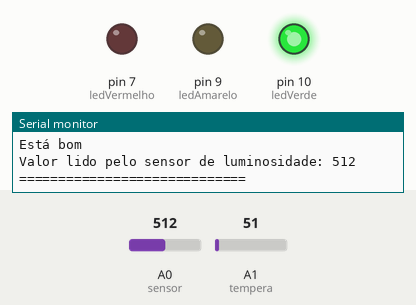
A sketch run on a simulated Arduino Uno, built with avr-gcc and run on an emulated ATmega328P. Shown: output pins drawn as LEDs (lit = HIGH), the last lines printed to the serial monitor. The test bench sets the inputs (shaded band); at power-on: A0 (sensor) = 512, A1 (tempera) = 51.

Above: at 4.8 s.
4.9 s: A0 (sensor) set to 534
9.9 s: A0 (sensor) set to 558
At 13.4 s:
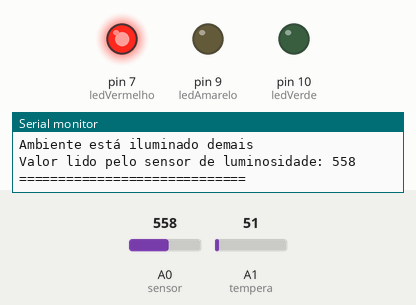
14.9 s: A0 (sensor) set to 440
At 17.0 s:
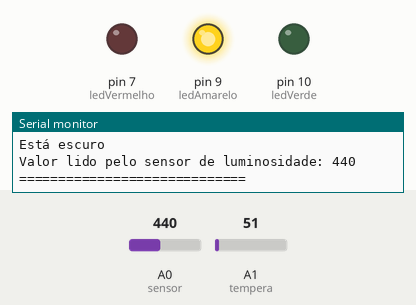
27.9 s: A0 (sensor) set to 465
At 29.2 s:
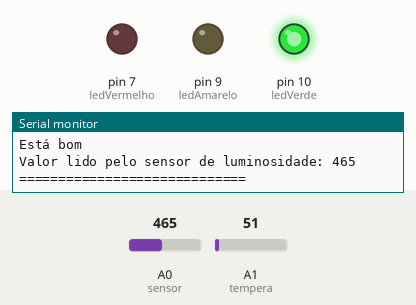
32.9 s: A0 (sensor) set to 559
At 37.2 s:
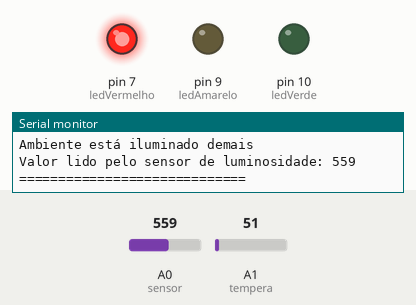
Timing chart, 0 to 38.7 s (numbered marks = the images above; inputs shaded):
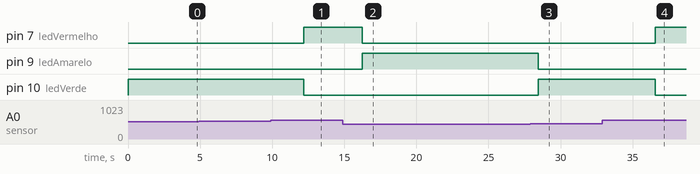

The sketch:

mainTemp.ino
```cpp
#include <Arduino.h>

int valorSensor;
int sensor = 0;

int valorTemp;
int tempera = 1;

int ledVermelho = 7;
int ledAmarelo = 9;
int ledVerde = 10;

void setup() {
  pinMode(ledVermelho, OUTPUT);
  pinMode(ledAmarelo, OUTPUT);
  pinMode(ledVerde, OUTPUT);
  Serial.begin(9600);
}

void loop() {
  valorSensor = analogRead(sensor);

  Serial.println("=============================");

  if (valorSensor < 450) {
    digitalWrite(ledAmarelo, HIGH);
    digitalWrite(ledVermelho, LOW);
    digitalWrite(ledVerde, LOW);
    Serial.println("Está escuro");
  } else if (valorSensor >= 450 && valorSensor < 549) {
    digitalWrite(ledVerde, HIGH);
    digitalWrite(ledVermelho, LOW);
    digitalWrite(ledAmarelo, LOW);
    Serial.println("Está bom");
  } else {
    digitalWrite(ledVermelho, HIGH);
    digitalWrite(ledAmarelo, LOW);
    digitalWrite(ledVerde, LOW);
    Serial.println("Ambiente está iluminado demais");
  }

  Serial.print("Valor lido pelo sensor de luminosidade: ");
  Serial.println(valorSensor);
  Serial.println("=============================");
  Serial.println();
  delay(2000);

  valorTemp = analogRead(tempera);
  if (valorTemp < 90) {
    Serial.println("Está frio");
  } else if (valorTemp >= 90 && valorTemp < 180) {
    Serial.println("Está bom a temperatura");
  } else {
    Serial.println("Ambiente está quente demais");
  }

  Serial.print("Valor lido pelo sensor de temperatura: ");
  Serial.println(valorTemp);
  Serial.println();
  delay(2000);
}
```

Measured:
- the behaviour switches between 548 and 549 on A0 (sensor) (found by bisection; images 0 and 1)
- the behaviour switches between 449 and 450 on A0 (sensor) (found by bisection; images 2 and 3)
- after the input at 9.9 s, pin 7 (ledVermelho): LOW → HIGH after 2.3 s; pin 10 (ledVerde): HIGH → LOW after 2.3 s
- after the input at 14.9 s, pin 7 (ledVermelho): HIGH → LOW after 1.4 s; pin 9 (ledAmarelo): LOW → HIGH after 1.4 s
- after the input at 27.9 s, pin 9 (ledAmarelo): HIGH → LOW after 0.54 s; pin 10 (ledVerde): LOW → HIGH after 0.54 s
- after the input at 32.9 s, pin 7 (ledVermelho): LOW → HIGH after 3.7 s; pin 10 (ledVerde): HIGH → LOW after 3.7 s
